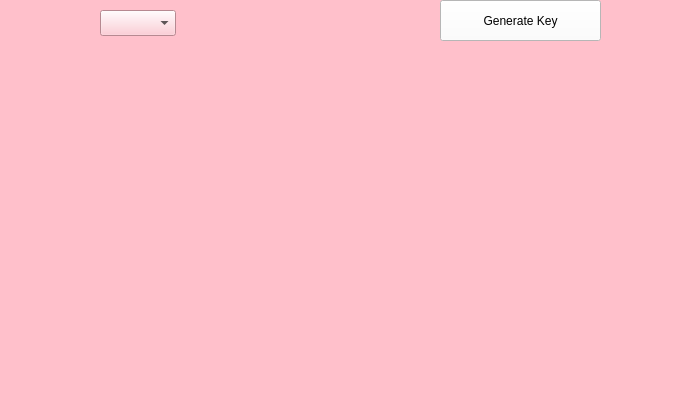
<?xml version="1.0" encoding="UTF-8"?>
<ui version="4.0">
 <class>MainWindow</class>
 <widget class="QMainWindow" name="MainWindow">
  <property name="geometry">
   <rect>
    <x>0</x>
    <y>0</y>
    <width>691</width>
    <height>407</height>
   </rect>
  </property>
  <property name="windowTitle">
   <string>Niebespiecznik</string>
  </property>
  <property name="windowOpacity">
   <double>0.000000000000000</double>
  </property>
  <property name="styleSheet">
   <string notr="true">background-color:pink;</string>
  </property>
  <widget class="QWidget" name="centralwidget">
   <widget class="QWidget" name="horizontalLayoutWidget">
    <property name="geometry">
     <rect>
      <x>-10</x>
      <y>70</y>
      <width>691</width>
      <height>301</height>
     </rect>
    </property>
    <layout class="QHBoxLayout" name="horizontalLayout"/>
   </widget>
   <widget class="QPushButton" name="pushButton">
    <property name="geometry">
     <rect>
      <x>440</x>
      <y>0</y>
      <width>161</width>
      <height>41</height>
     </rect>
    </property>
    <property name="styleSheet">
     <string notr="true">background-color:white;</string>
    </property>
    <property name="text">
     <string>Generate Key</string>
    </property>
   </widget>
   <widget class="QComboBox" name="comboBox">
    <property name="geometry">
     <rect>
      <x>100</x>
      <y>10</y>
      <width>76</width>
      <height>26</height>
     </rect>
    </property>
   </widget>
  </widget>
  <widget class="QStatusBar" name="statusbar"/>
 </widget>
 <resources/>
 <connections/>
</ui>
